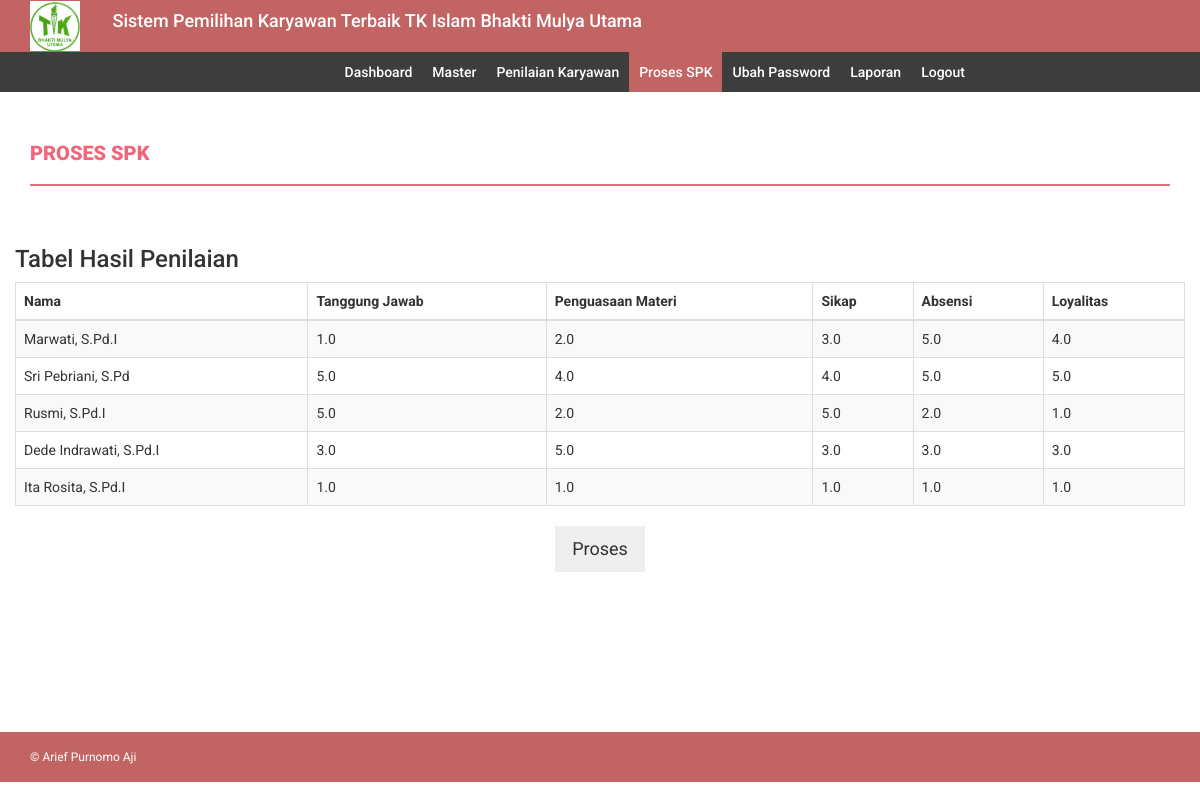
Screenshot of /proses_spk.php (signed in) with the database file from the repository.
### tables this page shows
CREATE TABLE `kriteria` (
  `id_kriteria` int(11) NOT NULL AUTO_INCREMENT,
  `kriteria` varchar(32) DEFAULT NULL,
  `bobot` float(5,1) DEFAULT NULL,
  `type` varchar(12) DEFAULT NULL,
  PRIMARY KEY (`id_kriteria`)
);

CREATE TABLE `hasil_tpa` (
  `id_test` int(11) NOT NULL AUTO_INCREMENT,
  `id_calon_kr` int(11) DEFAULT NULL,
  `Tanggung Jawab` int(11) DEFAULT NULL,
  `Penguasaan Materi` int(11) DEFAULT NULL,
  `Sikap` int(11) DEFAULT NULL,
  `Absensi` int(11) DEFAULT NULL,
  `loyalitas` int(11) DEFAULT NULL,
  PRIMARY KEY (`id_test`),
  KEY `id_calon_kr` (`id_calon_kr`)
);

CREATE TABLE `karyawan` (
  `id_calon_kr` int(11) NOT NULL AUTO_INCREMENT,
  `NIK` varchar(100) NOT NULL,
  `nama` varchar(200) NOT NULL,
  `jeniskelamin` varchar(10) NOT NULL,
  `alamat` varchar(200) NOT NULL,
  `telepon` varchar(13) NOT NULL,
  `foto` varchar(200) NOT NULL,
  `ttl` date NOT NULL,
  `TempatLahir` varchar(200) NOT NULL,
  `PendidikanTerakhir` varchar(100) NOT NULL,
  `Jabatan` varchar(100) NOT NULL,
  `TglBergabung` date NOT NULL,
  `skill` varchar(200) DEFAULT NULL,
  `pengalaman` varchar(200) DEFAULT NULL,
  PRIMARY KEY (`id_calon_kr`)
);

CREATE TABLE `sub_kriteria` (
  `id_subkriteria` int(11) NOT NULL AUTO_INCREMENT,
  `id_kriteria` int(11) NOT NULL,
  `subkriteria` varchar(255) NOT NULL,
  `nilai` float(10,1) DEFAULT NULL,
  PRIMARY KEY (`id_subkriteria`)
);

### db/db_config.php (called while the page is built, shortened)
<?php
	class database extends PDO{
		protected $dsn = 'mysql:host=localhost;dbname=db_spk';
		protected $dsu = 'root';
		protected $dsp = '';
		private $cmd = '';
		function __construct(){
			try {
				$this->db = new PDO($this->dsn,$this->dsu,$this->dsp);
			} catch (PDOException $e) {
				echo $e->getMessage();
			}
		}
		function select($c,$t){
			$this->cmd = "select $c from $t";
			return $this;
		}
		function insert($t,$v){
			$this->cmd = "insert into $t values($v)";
			return $this;
		}
		function where($params){
			$this->cmd .= " where $params";
			return $this;
		}
		function order_by($c,$t){
			$this->cmd .= " order by $c $t";
			return $this;
		}
		function get(){
			$q = $this->db->prepare($this->cmd);
			$q->execute();
			return $q->fetchAll();
		}
		function getnilaisubkriteria($subkriteria)
		{
			foreach ($this->select('nilai','sub_kriteria')->where("id_subkriteria='$subkriteria'")->get() as $value) {
        		return $value[0];
            }
		}
	}
?>

### proses_spk.php (the view, shortened to what this page needs)
<?php include 'header.php';?>
<?php include 'menu.php';?>
    <div class="content-wrapper">
        <div class="container">
            <div class="row">
                <div class="col-md-12">
                    <h4 class="page-head-line">Proses SPK</h4>
                </div>
            </div>
            <div class="row">
                <h3>Tabel Hasil Penilaian</h3>
                <div class="table-responsive">
                    <table id="example0" class="table table-striped table-bordered table-hover">
                        <thead>
                            <tr>
                                <th>Nama </th>
                                <?php foreach ($db->select('kriteria','kriteria')->get() as $k): ?>
                                <th>
                                    <?php
                                        $tmp = explode('_',$k['kriteria']);
                                        echo ucwords(implode(' ',$tmp));
                                    ?>
                                </th>
                                <?php endforeach ?>
                            </tr>
                        </thead>
                        <tbody>
                            <?php
                                foreach ($db->select('karyawan.nama,hasil_tpa.*','karyawan,hasil_tpa')->where('karyawan.id_calon_kr=hasil_tpa.id_calon_kr')->get() as $data):
                            ?>
                                <tr>
                                    <td><?= $data['nama']?></td>
                                    <?php foreach ($db->select('kriteria','kriteria')->get() as $td): ?>
                                    <td><?= $db->getnilaisubkriteria($data[$td['kriteria']])?></td>
                                    <?php endforeach ?>
                                </tr>
                            <?php
                                endforeach;
                            ?>
                        </tbody>
                    </table>
                </div>
            </div>
            <div class="row">
                <div class="col-md-12 text-center">
                    <button class="btn btn-lg" onclick="tpl()">Proses</button>
                </div>
            </div>
            <br>
    </div>
</div>
<?php include 'footer.php'; ?>

### assets/css/style.css (style rules this page uses)
body { font-family: 'Roboto', sans-serif; line-height: 30px; }
.content-wrapper { margin-top: 40px; min-height: 600px; padding-bottom: 60px; }
.page-head-line { font-weight: 900; padding-bottom: 20px; border-bottom: 2px solid #F0677C; text-transform: uppercase; color: #F0677C; font-size: 20px; margin-bottom: 40px; }
.btn { border-radius: 0px; -webkit-border-radius: 0px; -moz-border-radius: 0px; }

### rows the page displays
kriteria: kriteria "Tanggung Jawab", kriteria.nilai "1.0", nilaisubkriteria "5.0", nilaisubkriteria "3.0", nilaisubkriteria "1.0"
kriteria: kriteria "Penguasaan Materi", kriteria.nilai "2.0", nilaisubkriteria "4.0", nilaisubkriteria "2.0", nilaisubkriteria "5.0", nilaisubkriteria "1.0"
kriteria: kriteria "Sikap", kriteria.nilai "3.0", nilaisubkriteria "4.0", nilaisubkriteria "5.0", nilaisubkriteria "3.0", nilaisubkriteria "1.0"
kriteria: kriteria "Absensi", kriteria.nilai "5.0", nilaisubkriteria "5.0", nilaisubkriteria "2.0", nilaisubkriteria "3.0", nilaisubkriteria "1.0"
kriteria: kriteria "Loyalitas", kriteria.nilai "4.0", nilaisubkriteria "5.0", nilaisubkriteria "1.0", nilaisubkriteria "3.0"
hasil_tpa: id_calon_kr.nama "Marwati, S.Pd.I"
hasil_tpa: id_calon_kr.nama "Sri Pebriani, S.Pd"
hasil_tpa: id_calon_kr.nama "Rusmi, S.Pd.I"
hasil_tpa: id_calon_kr.nama "Dede Indrawati, S.Pd.I"
hasil_tpa: id_calon_kr.nama "Ita Rosita, S.Pd.I"
